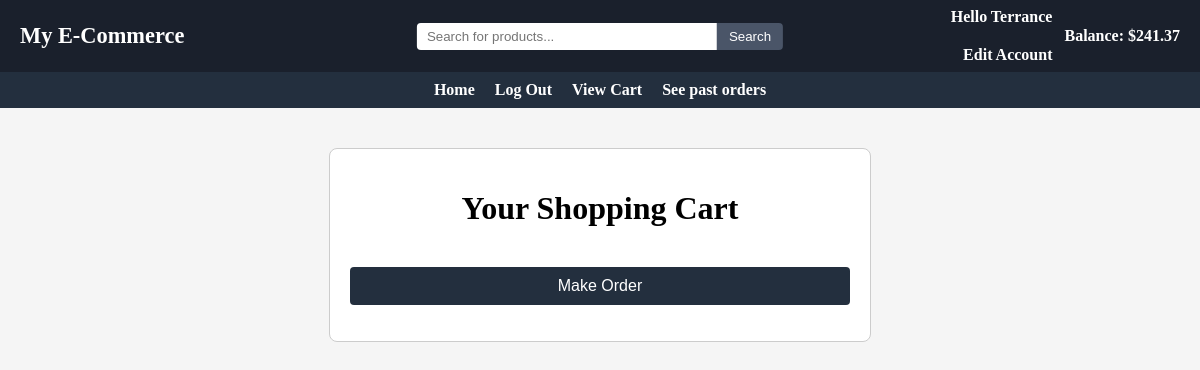
The app's page /925122535/buy/cart, older data.
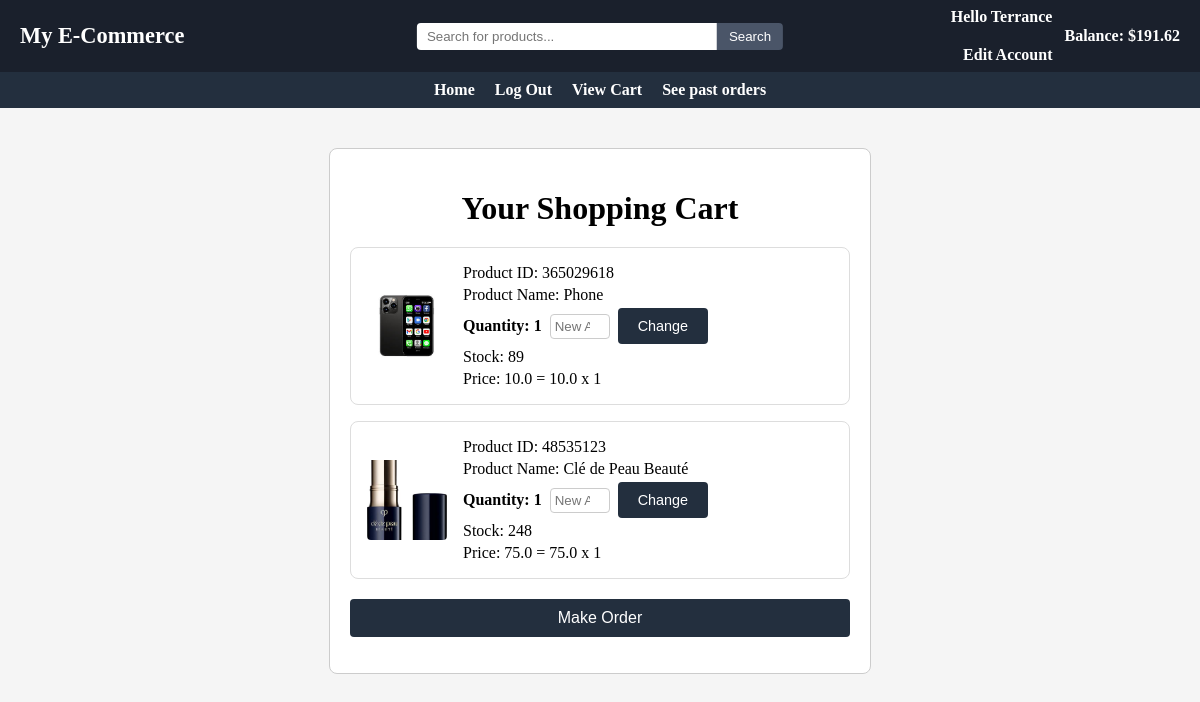
The same page, newer data.
### main/models.py (models this page shows, shortened)
class User(models.Model):
    userID = models.BigIntegerField(primary_key=True)
    username = models.CharField(max_length=50, unique=True)
    password = models.CharField(max_length=200)
    email = models.EmailField()
    role = models.SmallIntegerField()
    balance = models.FloatField(default=0)
    approved = models.BooleanField(default=False)

class Cart(models.Model):
    buyer = models.ForeignKey(User, on_delete=models.CASCADE)
    item = models.ForeignKey(Item, on_delete=models.CASCADE)
    amount = models.IntegerField(default=1)
    price = models.FloatField()

class Item(models.Model):
    itemID = models.BigIntegerField(primary_key=True)
    name = models.CharField(max_length=200)
    category = models.CharField(max_length=100)
    image = models.ImageField(upload_to='main/static/images', default='p')
    description = models.CharField(max_length=300)
    price = models.FloatField(default=0.0)
    stock = models.IntegerField(default=0)
    seller = models.ForeignKey(User, on_delete=models.CASCADE)
    date_added=models.DateField(default=date.today())
    approved = models.BooleanField(default=False)

### main/views.py (the view, shortened to what this page needs)
# urls.py: path("buy/cart", views.viewCart, name="viewCart"),
def viewCart(request, UserID=0):
    userData = 0
    try:
        userData = User.objects.get(userID=UserID)
        if(userData.role == 0):
            messages.add_message(request, messages.SUCCESS, "This account was rejected by an admin. Please create a new account")
            userData.delete()
    except User.DoesNotExist:
        userData = 0
        items = Item.objects.filter(~Q(price=0.0))
        items = items.filter(approved=True).order_by('name')[:20]
        return render(request, "index.html", {"userData": userData, "userID":UserID, "items":items})
    idIsValid = False
    cart = Cart.objects.filter(buyer=userData)
    return render(request, "cart.html", context={"userData":userData, "cart":cart})

### main/templates/cart.html (shortened to what this page needs)
{%extends 'base.html'%}
{%block content%}
<div class="form-container">
  {%block title%}<h1>Your Shopping Cart</h1>{%endblock title%}
  <form method="POST">
    <div class="cart-list">
      {% for item in cart %}
      <div class="cart-card">
        <img src="{{ item.item.image.url|slice:'5:' }}" alt="{{ item.item.name }}" class="item-img"/>
        <ul class="cart-details">
          <li>Product ID: {{ item.item.itemID }}</li>
          <li>Product Name: {{ item.item.name }}</li>
          <li class="qty-item">
            <div class="qty-wrapper">
              <span class="qty-label">Quantity: {{ item.amount }}</span>
              <input type="number" name="v{{ item.id }}" class="qty-input" placeholder="New Amount" min="0" max="{{ item.item.stock }}" />
              <button type="submit" name="changeAmount" value="changeAmount" class="small-btn">Change</button>
            </div>
          </li>
          <li>Stock: {{ item.item.stock }}</li>
          <li>Price: {{ item.price }} = {{ item.item.price }} x {{ item.amount }}</li>
        </ul>
      </div>
      {% endfor %}
    </div>
    <button type="submit" name="makeOrder" value="makeOrder" class="btn make-order-btn">Make Order</button>
  </form>
</div>
{%endblock content%}

### main/templates/base.html (shortened to what this page needs)
{% load static %}
<link rel="stylesheet" href="{% static 'css/styles.css' %}">
<header class="topbar">
  <div class="topbar-left">
    <h1 class="site-title">My E-Commerce</h1>
  </div>
  <div class="topbar-center">
    <form method="POST" action="/{%if userData.userID and userData.approved%}{{userData.userID}}/{% endif %}search/">
      <input type="text" name="search" placeholder="Search for products..." class="topbar-search"/>
      <button type="submit" name = "searchSubmit" value = "searchSubmit">Search</button>
    </form>
  </div>
  <div class="topbar-right">
    {% if userData.userID and userData.approved %}
      <a href="/{{userData.userID}}/edit" class="user-link">
        <span>Hello {{userData.username}}</span><br/>
        <span>Edit Account</span>
      </a>
      <span class="balance">Balance: ${{userData.balance}}</span>
    {% endif %}
  </div>
</header>
<header class="navbar">
    <nav class="navbar-menu">
        <ul class="nav-list">
            {%if not userData.userID%}
              <li><a href="/">Home</a></li>
              <li><a href="/login">Login</a></li>
              <li><a href="/create">Register</a></li>
            {%else%}
              <li><a href="/{{userData.userID}}/main">Home</a></li>
              <li><a href="/">Log Out</a></li>
                {%if userData.role == 3%}
                    <li><a href="/{{userData.userID}}/auth/users">Authenticate users</a></li>
                    <li><a href="/{{userData.userID}}/auth/items">Authenticate items</a></li>
                    <li><a href="/{{userData.userID}}/auth/monitorUsers">Monitor Users</a></li>
                    <li><a href="/{{userData.userID}}/auth/monitorItems">Monitor Products</a></li>
                    <li><a href="/{{userData.userID}}/auth/orders">Monitor Transactions</a></li>
                {%elif userData.role == 2%}
                    <li><a href="/{{userData.userID}}/sell/makeItem">Add new product</a></li>
                    <li><a href="/{{userData.userID}}/sell/items">See and edit Products</a></li>
                    <li><a href="/{{userData.userID}}/sell/orders">See past ordered items</a></li>
                {%elif userData.role == 1%}
                    <li><a href="/{{userData.userID}}/buy/cart">View Cart</a></li>
                    <li><a href="/{{userData.userID}}/buy/orders">See past orders</a></li>
                {%endif%}
          </ul>
          {%endif%}
    </nav>
  </header>
{%if not userData or userData.approved%}
  {%block content%}
  {%endblock content%}
{%endif%}

### main/static/css/styles.css (style rules this page uses)
button { padding: 6px 12px; border: none; background-color: #4A5568; color: #fff; border-radius: 0 4px 4px 0; cursor: pointer; }
.navbar { background-color: #232F3E; color: #fff; display: flex; align-items: center; padding: 9px 0; position: sticky; top: 0; z-index: 1000; justify-content: center; }
.navbar-menu { margin: 0 auto; min-width: 25%; }
.nav-list { list-style: none; display: flex; justify-content: center; gap: 20px; flex-wrap: nowrap; align-items: center; margin: 0; padding: 0; }
.nav-list li { margin: 0; }
.nav-list li a { color: #fff; text-decoration: none; font-weight: bold; white-space: nowrap; }
.topbar { background-color: #1A202C; color: #fff; display: flex; align-items: center; justify-content: space-between; padding: 8px 0; width: 100%; position: relative; }
.topbar-left .site-title { margin: 0; font-size: 1.4em; color: #fff; padding-left: 20px; }
.topbar-center { position: absolute; left: 50%; transform: translateX(-50%); flex: none; display: flex; justify-content: center; align-items: center; }
.topbar-center form { display: flex; align-items: center; margin: 0; }
.topbar-search { width: 300px; padding: 6px 10px; border: none; border-radius: 4px 0 0 4px; }
.topbar-center button { padding: 6px 12px; border: none; background-color: #4A5568; color: #fff; border-radius: 0 4px 4px 0; cursor: pointer; }
.topbar-right { display: flex; align-items: center; gap: 12px; }
.user-link { margin: 0; text-align: right; font-size: 1em; font-family: inherit; font-weight: bold; display: flex; flex-direction: column; gap: 1px; line-height: normal; }
.user-link span { display: block; }
.balance { font-size: 1em; font-family: inherit; font-weight: bold; margin: 0; color: #fff; padding-right: 20px; }
.user-link, .user-link:link, .user-link:visited, .user-link:hover, .user-link:active { color: #fff !important; text-decoration: none !important; }
.form-container { max-width: 500px; margin: 40px auto; padding: 20px; border: 1px solid #ccc; border-radius: 8px; background: #fff; }
.form-container h1 { text-align: center; margin-bottom: 20px; }
.form-container button { display: block; margin: 20px auto 0; padding: 10px 20px; background-color: #232F3E; color: #fff; border: none; border-radius: 4px; cursor: pointer; }
.btn { width: 100%; background: #4A5568; color: #fff; padding: 10px; border: none; border-radius: 4px; cursor: pointer; font-size: 1em; }
.cart-list { display: flex; flex-direction: column; gap: 16px; }
.cart-card { display: flex; background: #fff; border: 1px solid #ddd; border-radius: 8px; padding: 16px; align-items: center; gap: 16px; }
.cart-card .item-img { width: 80px; height: 80px; object-fit: cover; border-radius: 4px; }
.cart-details { list-style: none; margin: 0; padding: 0; display: flex; flex-direction: column; gap: 4px; }
.qty-wrapper { display: flex; align-items: center; gap: 8px; }
.qty-label { font-weight: bold; }
.qty-input { width: 60px; padding: 4px; border: 1px solid #ccc; border-radius: 4px; }
.small-btn { background: #3182ce; color: #fff; padding: 6px 12px; border: none; border-radius: 4px; cursor: pointer; font-size: 0.9em; }
.make-order-btn { margin-top: 16px; width: 100%; background: #2f855a; }
.cart-details .qty-wrapper button { display: inline-block; margin: 0; vertical-align: middle; }

Row changes from the older to the newer data that the page shows:
changed User "Terrance": balance "241.37" → "191.62"
added Cart: item.image (picture), item.itemID "365029618", item.name "Phone", amount "1", item.stock "89", price "10.0", item.price "10.0"
added Cart: item.image (picture), item.itemID "48535123", item.name "Clé de Peau Beauté", amount "1", item.stock "248", price "75.0", item.price "75.0"
